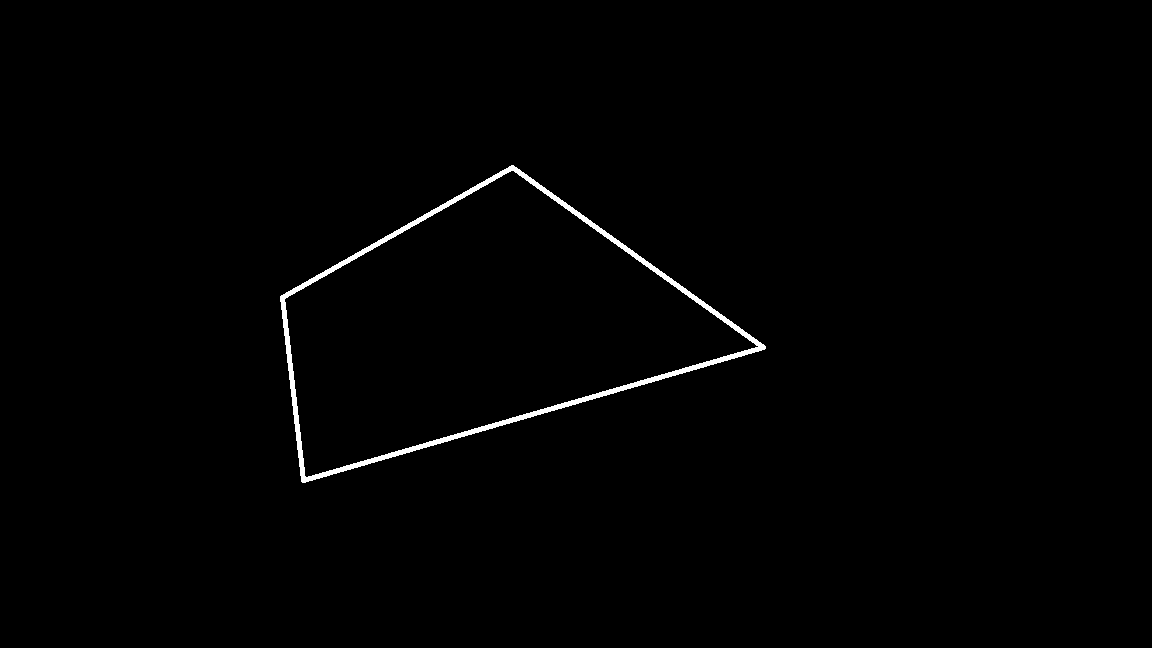
#> input picture Image Processing/standard_test_images/quadrilateral.png, 1152 x 648 px
$ python Homework8.py
#> lines starting #> are read from the running program, lines starting #| are printed output that depends on the picture; after the words box and inside, x2 and y2 are one past the last pixel; in counts of white or black regions, pixels touching at a corner belong together; long printed decimals are rounded
import numpy as np
import cv2
from skimage.transform import radon

'''
This the answer gotten by my code.
topLeftAngle:  47.15356456834958
botLeftAngle:  100.8684225867826
botRightAngle:  154.21827538914144
topRightAngle:  57.75973745572647

Never Nesters Beware the following code has the power to make your eyes bleed
'''


img = cv2.imread("standard_test_images/quadrilateral.png", cv2.IMREAD_GRAYSCALE)
#> img: shape (648, 1152); 0.83% white; 1 white region, box (x1, y1, x2, y2) and area: (280, 165, 766, 483) 6170
rImg = radon(img, np.linspace(0.0, 180.0, num=540, endpoint=False))
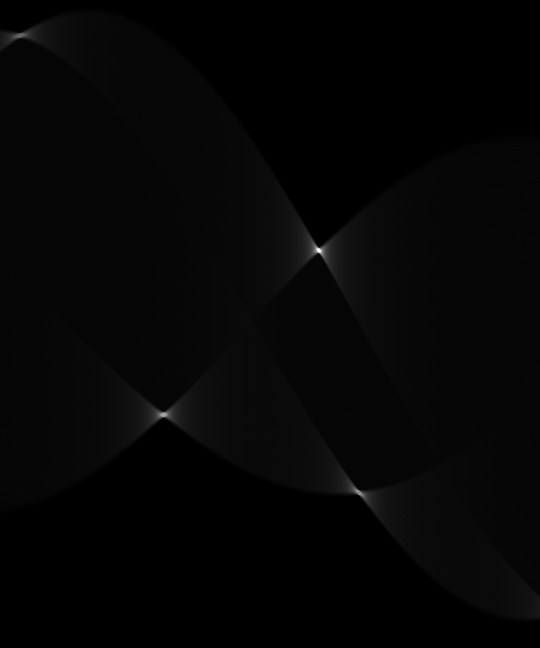
#> rImg: shape (648, 540) float64; min 0, max 483.7, mean 9.5; drawn with min black and max white
rImg = rImg / np.max(rImg)
rImg[rImg < 0.3] = 0
rImg[rImg != 0 ] = 255
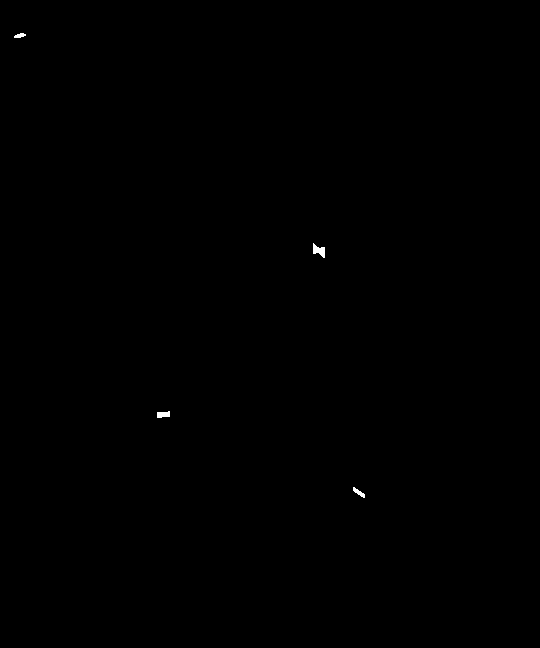
#> rImg: shape (648, 540) float64; 0.08% white; 4 white regions, box (x1, y1, x2, y2) and area: (313, 243, 325, 258) 103, (157, 411, 170, 418) 72, (353, 487, 365, 498) 55, (14, 33, 26, 38) 41
kernel = cv2.getStructuringElement(cv2.MORPH_ELLIPSE, (3,3))
rImg = cv2.erode(rImg,kernel,iterations = 2)
#> rImg: shape (648, 540) float64; 0.01% white in thin lines or dots, all inside (x1, y1, x2, y2) = (20, 35, 362, 495)
lines = []

#Getts the polar coordinates from each of the points in the radon transform
for i in range(len(rImg)):
    for j in range(len(rImg[1])):
        if rImg[i,j] == 255:
            p, theta = i, j/3
            duplicate = False;
            for n in range(len(lines)):
                if (p > lines[n][0] - 5 and p < lines[n][0] + 5) or (theta > lines[n][1] - 5 and theta < lines[n][1] + 5):
                    duplicate = True
            if not duplicate:
                lines.append((p, theta))
#> after the loop, lines = [(35, 6.67), (247, 105), (414, 53), (490, 118.3)]

#Uses the equation (r * cos(theta), r * sin(theta)) to convert the polar coordinates
#to (x,y) coordinates
for i in range(len(lines)):
    coords = (lines[i][0] * np.cos(lines[i][1]), lines[i][0] * np.sin(lines[i][1]))
    slope = np.float32(coords[0] / coords[1]) * -1 # this is the slope of our perpendicular line
    b = (slope * coords[0]  *-1) + coords[1]
    lines[i] = (slope, b)
#> this loop made 4 passes
#> (coords, slope, b) on passes 1 to 4: ((32.46, 13.1), -2.48, 93.55), ((-59.52, -239.7), -0.248, -254.5), ((-380.2, 163.9), 2.32, 1045.7), ((245, -424.3), 0.577, -565.8)
#> after the loop, lines = [(-2.48, 93.55), (-0.248, -254.5), (2.32, 1045.7), (0.577, -565.8)]

intersects = []

#Calculate the intersections between the 4 lines in our shape
for i in range(len(lines)):
    for k in range(len(lines)):
        if i != k:
            x = (lines[i][1] - lines[k][1]) / (lines[i][0] - lines[k][0])
            y = lines[i][0] * x + lines[i][1]

            ## the intersections between the lines with the same direction of slope are not part of our calculations
            if (lines[i][0] < 0 and lines[k][0] > 0 or (lines[i][0] > 0 and lines[k][0] < 0)):
                duplicate = False
                for j in range(len(intersects)):
                    if(x == intersects[j][0] or y == intersects[j][1]):
                        duplicate = True
                if duplicate == False:
                    intersects.append((x,y))
#> this loop made 4 passes
#> after the loop, intersects = [(198.4, -398.3), (-215.8, 628.3), (506.4, -380.2), (-377.1, -160.9)]

def findMinIndex(arr, axis):
#> called with axis = 0
    min = 0
    for i in range(len(arr)):
        if(arr[i][axis] < arr[min][axis]):
            min = i
#> this loop made 4 passes
#> min on passes 2, 4: 1, 3
#> after the loop, min = 3
    return min
# Place all of the coordinates in an order that we can work with
min = intersects.pop(findMinIndex(intersects,0))
#> min = (-377.1, -160.9)
min2 = intersects.pop(findMinIndex(intersects,0))
#> the loop in findMinIndex (call 2), `for i in range(len(arr)):` made 3 passes
#> min2 = (-215.8, 628.3)
if(min[1] < min2[1]):
    topLeft = min2
#> topLeft = (-215.8, 628.3)
    botLeft = min
#> botLeft = (-377.1, -160.9)
else:
    botLeft = min2
    topLeft = min
minY = intersects.pop(findMinIndex(intersects,1))
#> minY = (198.4, -398.3)
botRight = minY
#> botRight = (198.4, -398.3)
topRight = intersects[0]
#> topRight = (506.4, -380.2)

#Calculate the lenght of each line and the diagonal from the botLeft corner to the topRight corner
def distance(p1,p2):
    return np.sqrt(np.power(p2[0] - p1[0],2) + np.power(p2[1] - p1[1],2))
topLeft_topRight = distance(topLeft,topRight)
#> topLeft_topRight = 1240.4
topLeft_botLeft = distance(topLeft,botLeft)
#> topLeft_botLeft = 805.5
topRight_botRight = distance(topRight, botRight)
#> topRight_botRight = 308.5
botLeft_botRight = distance(botLeft,botRight)
#> botLeft_botRight = 622.5
diagonal = distance(botLeft,topRight)
#> diagonal = 910.2

def lawOfCosines(a,b,c):
    return np.arccos((c**2 + a**2 - b**2) / (2*a*c))

#solve Triangle 1, the bottom left and top right are going to be the split angles.
c1 = lawOfCosines(diagonal,topLeft_topRight,topLeft_botLeft)
#> c1 = 1.61
a1 = lawOfCosines(topLeft_topRight,diagonal,topLeft_botLeft)
#> a1 = 0.823
b1 = lawOfCosines(topLeft_topRight,topLeft_botLeft, diagonal)
#> b1 = 0.706
c2 = lawOfCosines(diagonal, topRight_botRight, botLeft_botRight)
#> c2 = 0.148
a2 = lawOfCosines(topRight_botRight,diagonal, botLeft_botRight)
#> a2 = 2.69
b2 = lawOfCosines(diagonal, botLeft_botRight, topRight_botRight)
#> b2 = 0.302
topLeftAngle = a1
#> topLeftAngle = 0.823
botLeftAngle = c1 + c2
#> botLeftAngle = 1.76
botRightAngle = a2
#> botRightAngle = 2.69
topRightAngle = b1 + b2
#> topRightAngle = 1.01

print("topLeftAngle: ", topLeftAngle * (180/np.pi))
#| topLeftAngle:  47.154
print("botLeftAngle: ", botLeftAngle * (180/np.pi))
#| botLeftAngle:  100.868
print("botRightAngle: ", botRightAngle * (180/np.pi))
#| botRightAngle:  154.218
print("topRightAngle: ", topRightAngle * (180/np.pi))
#| topRightAngle:  57.760

cv2.imshow("Quadrilateral", img)
cv2.imshow("Radon Transform", rImg)
cv2.waitKey(0)
cv2.destroyAllWindows()
